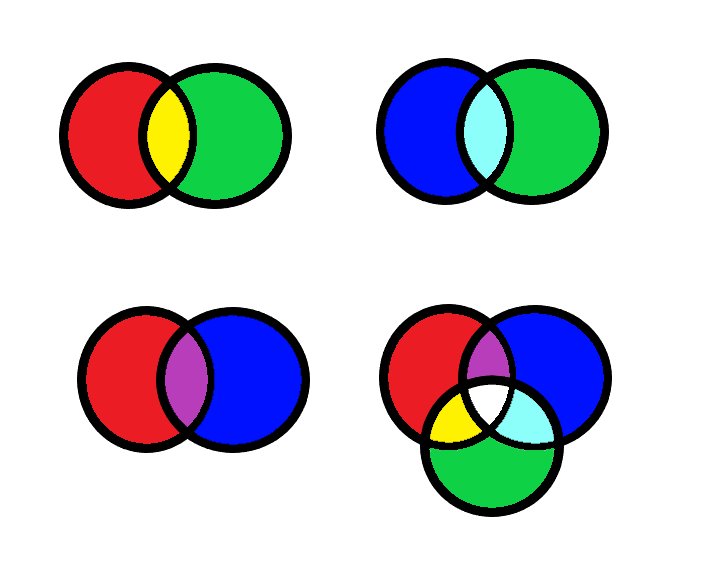
#> input picture DIP-Images/Color Spaces.png, 702 x 583 px
$ python Thresholding-OpenCV.py '../DIP-Images/Color Spaces.png' THRESH_BINARY
#> lines starting #> are read from the running program, lines starting #| are printed output that depends on the picture; after the words box and inside, x2 and y2 are one past the last pixel; in counts of white or black regions, pixels touching at a corner belong together
import cv2
import argparse
import matplotlib.pyplot as plt

class ImageThresholding:
    def __init__(self, image_path, technique, block_size=11, c=2, adaptive=False):
        self.image_path = image_path
        self.technique = technique
        self.block_size = block_size
        self.c = c
        self.adaptive = adaptive

    def load_image(self):
        return cv2.imread(self.image_path, cv2.IMREAD_GRAYSCALE)
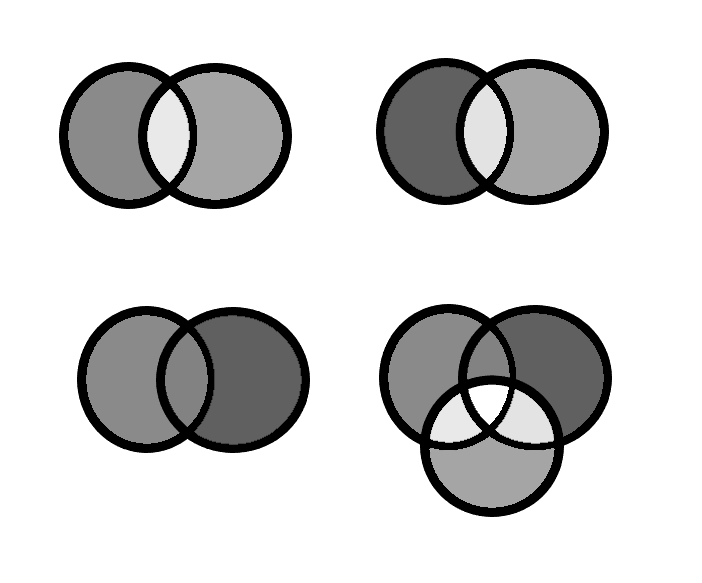
#> returned value: shape (583, 702); min 0, max 255, mean 209.9

    def threshold_image(self, image):
        if self.technique == "THRESH_BINARY":
            _, thresholded = cv2.threshold(image, 0, 255, cv2.THRESH_BINARY + cv2.THRESH_OTSU)
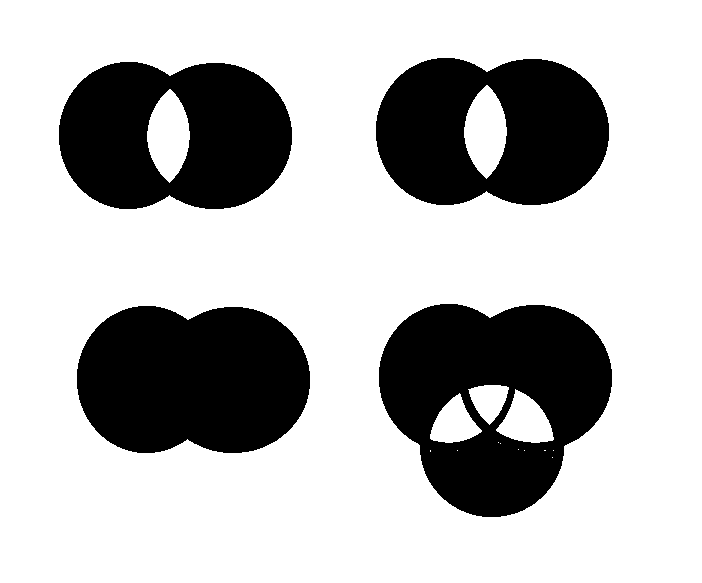
#> thresholded: shape (583, 702); 72.3% white; 4 black regions, box (x1, y1, x2, y2) and area: (379, 304, 612, 517) 32288, (77, 306, 310, 453) 28845, (376, 58, 609, 205) 26075, (59, 62, 292, 209) 26075

        elif self.technique == "THRESH_BINARY_INV":
            _, thresholded = cv2.threshold(image, 0, 255, cv2.THRESH_BINARY_INV + cv2.THRESH_OTSU)

        elif self.technique == "THRESH_TRUNC":
            _, thresholded = cv2.threshold(image, 127, 255, cv2.THRESH_TRUNC)

        elif self.technique == "THRESH_TOZERO":
            _, thresholded = cv2.threshold(image, 127, 255, cv2.THRESH_TOZERO)

        elif self.technique == "THRESH_TOZERO_INV":
            _, thresholded = cv2.threshold(image, 127, 255, cv2.THRESH_TOZERO_INV)

        elif self.technique == "AdaptiveMean":
            thresholded = cv2.adaptiveThreshold(image, 255, cv2.ADAPTIVE_THRESH_MEAN_C, \
                                               cv2.THRESH_BINARY, self.block_size, self.c)

        elif self.technique == "AdaptiveGaussian":
            thresholded = cv2.adaptiveThreshold(image, 255, cv2.ADAPTIVE_THRESH_GAUSSIAN_C, \
                                               cv2.THRESH_BINARY, self.block_size, self.c)

        else:
            raise ValueError("Invalid thresholding technique. Please select from the given options.")

        return thresholded

def plot_thresholding_results(image_path, technique, block_size=11, c=2, adaptive=False):
    thresholding_obj = ImageThresholding(image_path, technique, block_size, c, adaptive)
    original_image = thresholding_obj.load_image()
    thresholded_image = thresholding_obj.threshold_image(original_image)

    # Plot the images
    plt.figure(figsize=(12, 6))
    plt.subplot(1, 2, 1)
    plt.imshow(original_image, cmap="gray")
    plt.title("Original Image")
    plt.axis("off")

    plt.subplot(1, 2, 2)
    plt.imshow(thresholded_image, cmap="gray")
    plt.title(f"Thresholded Image - {technique}")
    plt.axis("off")

    plt.savefig('thresholded_OpenCV.png')
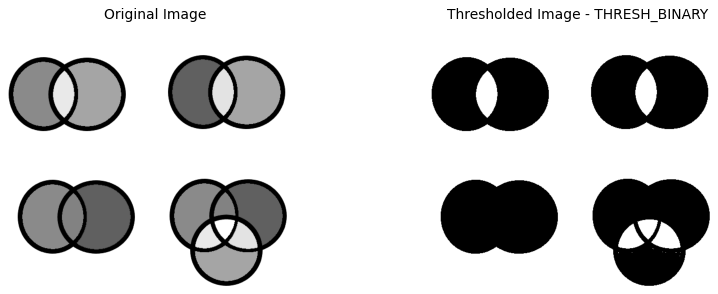
#> figure drawn by matplotlib, 2 panels
    plt.show()

if __name__ == "__main__":
    parser = argparse.ArgumentParser(description="Perform different image thresholding techniques using OpenCV")
    parser.add_argument("input_image", help="Path to the input image file")
    parser.add_argument("technique", choices=["THRESH_BINARY", "THRESH_BINARY_INV", "THRESH_TRUNC",
                                              "THRESH_TOZERO", "THRESH_TOZERO_INV", "AdaptiveMean",
                                              "AdaptiveGaussian"],
                        help="Thresholding technique to use")
    parser.add_argument("--block_size", type=int, default=11, help="Block size for adaptive thresholding")
    parser.add_argument("--c", type=int, default=2, help="Constant C for adaptive thresholding")
    args = parser.parse_args()

    plot_thresholding_results(args.input_image, args.technique, args.block_size, args.c)


# Usage

# python Thresholding-OpenCV.py input_image_path thresholding_technique [--block_size BLOCK_SIZE] [--c C]
# replace the thresholding_technique with the technique you needed
